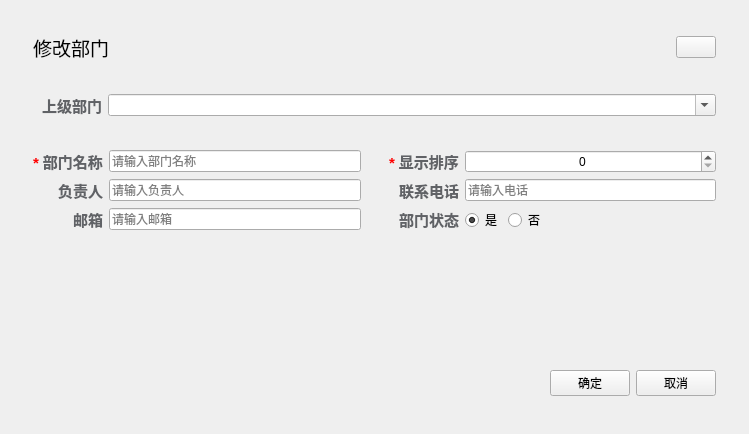
<?xml version="1.0" encoding="UTF-8"?>
<ui version="4.0">
 <class>DeptEditDlgClass</class>
 <widget class="QWidget" name="DeptEditDlgClass">
  <property name="geometry">
   <rect>
    <x>0</x>
    <y>0</y>
    <width>749</width>
    <height>434</height>
   </rect>
  </property>
  <property name="minimumSize">
   <size>
    <width>749</width>
    <height>0</height>
   </size>
  </property>
  <property name="maximumSize">
   <size>
    <width>749</width>
    <height>16777215</height>
   </size>
  </property>
  <property name="windowTitle">
   <string>DeptAddDlg</string>
  </property>
  <property name="styleSheet">
   <string notr="true"/>
  </property>
  <layout class="QVBoxLayout" name="verticalLayout">
   <item>
    <widget class="QWidget" name="container" native="true">
     <layout class="QVBoxLayout" name="verticalLayout_2">
      <item>
       <widget class="QWidget" name="widget" native="true">
        <property name="minimumSize">
         <size>
          <width>0</width>
          <height>50</height>
         </size>
        </property>
        <property name="maximumSize">
         <size>
          <width>16777215</width>
          <height>50</height>
         </size>
        </property>
        <layout class="QHBoxLayout" name="horizontalLayout">
         <item>
          <widget class="QLabel" name="label">
           <property name="text">
            <string>&lt;html&gt;&lt;head/&gt;&lt;body&gt;&lt;p&gt;&lt;span style=&quot; font-size:14pt;&quot;&gt;修改部门&lt;/span&gt;&lt;/p&gt;&lt;/body&gt;&lt;/html&gt;</string>
           </property>
          </widget>
         </item>
         <item>
          <spacer name="horizontalSpacer">
           <property name="orientation">
            <enum>Qt::Orientation::Horizontal</enum>
           </property>
           <property name="sizeHint" stdset="0">
            <size>
             <width>529</width>
             <height>20</height>
            </size>
           </property>
          </spacer>
         </item>
         <item>
          <widget class="QPushButton" name="closeBtn">
           <property name="text">
            <string/>
           </property>
          </widget>
         </item>
        </layout>
       </widget>
      </item>
      <item>
       <widget class="QWidget" name="widget_2" native="true">
        <property name="minimumSize">
         <size>
          <width>0</width>
          <height>55</height>
         </size>
        </property>
        <property name="maximumSize">
         <size>
          <width>16777215</width>
          <height>55</height>
         </size>
        </property>
        <layout class="QHBoxLayout" name="horizontalLayout_2">
         <property name="leftMargin">
          <number>20</number>
         </property>
         <item>
          <widget class="QLabel" name="label_14">
           <property name="text">
            <string>&lt;html&gt;&lt;head/&gt;&lt;body&gt;&lt;p&gt;&lt;span style=&quot; font-size:11pt; font-weight:700; color:#606266;&quot;&gt;上级部门&lt;/span&gt;&lt;/p&gt;&lt;/body&gt;&lt;/html&gt;</string>
           </property>
          </widget>
         </item>
         <item>
          <widget class="TreeComboBox" name="parentDeptCbx">
           <property name="sizePolicy">
            <sizepolicy hsizetype="Expanding" vsizetype="Fixed">
             <horstretch>0</horstretch>
             <verstretch>0</verstretch>
            </sizepolicy>
           </property>
           <property name="editable">
            <bool>true</bool>
           </property>
          </widget>
         </item>
        </layout>
       </widget>
      </item>
      <item>
       <widget class="QWidget" name="centeral" native="true">
        <layout class="QHBoxLayout" name="horizontalLayout_5">
         <property name="leftMargin">
          <number>0</number>
         </property>
         <property name="topMargin">
          <number>0</number>
         </property>
         <property name="rightMargin">
          <number>0</number>
         </property>
         <property name="bottomMargin">
          <number>0</number>
         </property>
         <item>
          <widget class="QWidget" name="widget_3" native="true">
           <layout class="QFormLayout" name="formLayout">
            <property name="labelAlignment">
             <set>Qt::AlignmentFlag::AlignRight|Qt::AlignmentFlag::AlignTrailing|Qt::AlignmentFlag::AlignVCenter</set>
            </property>
            <item row="0" column="0">
             <widget class="QLabel" name="label_9">
              <property name="text">
               <string>&lt;html&gt;&lt;head/&gt;&lt;body&gt;&lt;p&gt;&lt;span style=&quot; font-size:11pt; font-weight:700; color:#ff0000;&quot;&gt;* &lt;/span&gt;&lt;span style=&quot; font-size:11pt; font-weight:700; color:#606266;&quot;&gt;部门名称&lt;/span&gt;&lt;/p&gt;&lt;/body&gt;&lt;/html&gt;</string>
              </property>
             </widget>
            </item>
            <item row="0" column="1">
             <widget class="QLineEdit" name="deptNameEdit">
              <property name="placeholderText">
               <string>请输入部门名称</string>
              </property>
             </widget>
            </item>
            <item row="1" column="0">
             <widget class="QLabel" name="label_8">
              <property name="text">
               <string>&lt;html&gt;&lt;head/&gt;&lt;body&gt;&lt;p&gt;&lt;span style=&quot; font-size:11pt; font-weight:700; color:#606266;&quot;&gt;负责人&lt;/span&gt;&lt;/p&gt;&lt;/body&gt;&lt;/html&gt;</string>
              </property>
             </widget>
            </item>
            <item row="1" column="1">
             <widget class="QLineEdit" name="leaderEdit">
              <property name="placeholderText">
               <string>请输入负责人</string>
              </property>
             </widget>
            </item>
            <item row="2" column="0">
             <widget class="QLabel" name="label_10">
              <property name="text">
               <string>&lt;html&gt;&lt;head/&gt;&lt;body&gt;&lt;p&gt;&lt;span style=&quot; font-size:11pt; font-weight:700; color:#606266;&quot;&gt;邮箱&lt;/span&gt;&lt;/p&gt;&lt;/body&gt;&lt;/html&gt;</string>
              </property>
             </widget>
            </item>
            <item row="2" column="1">
             <widget class="QLineEdit" name="emailEdit">
              <property name="placeholderText">
               <string>请输入邮箱</string>
              </property>
             </widget>
            </item>
           </layout>
          </widget>
         </item>
         <item>
          <widget class="QWidget" name="widget_6" native="true">
           <layout class="QFormLayout" name="formLayout_2">
            <property name="labelAlignment">
             <set>Qt::AlignmentFlag::AlignRight|Qt::AlignmentFlag::AlignTrailing|Qt::AlignmentFlag::AlignVCenter</set>
            </property>
            <item row="0" column="0">
             <widget class="QLabel" name="label_11">
              <property name="text">
               <string>&lt;html&gt;&lt;head/&gt;&lt;body&gt;&lt;p&gt;&lt;span style=&quot; font-size:11pt; font-weight:700; color:#ff0000;&quot;&gt;* &lt;/span&gt;&lt;span style=&quot; font-size:11pt; font-weight:700; color:#606266;&quot;&gt;显示排序&lt;/span&gt;&lt;/p&gt;&lt;/body&gt;&lt;/html&gt;</string>
              </property>
             </widget>
            </item>
            <item row="0" column="1">
             <widget class="QSpinBox" name="orderNumBox">
              <property name="sizePolicy">
               <sizepolicy hsizetype="Expanding" vsizetype="Fixed">
                <horstretch>0</horstretch>
                <verstretch>0</verstretch>
               </sizepolicy>
              </property>
              <property name="alignment">
               <set>Qt::AlignmentFlag::AlignCenter</set>
              </property>
             </widget>
            </item>
            <item row="1" column="0">
             <widget class="QLabel" name="label_13">
              <property name="text">
               <string>&lt;html&gt;&lt;head/&gt;&lt;body&gt;&lt;p&gt;&lt;span style=&quot; font-size:11pt; font-weight:700; color:#606266;&quot;&gt;联系电话&lt;/span&gt;&lt;/p&gt;&lt;/body&gt;&lt;/html&gt;</string>
              </property>
             </widget>
            </item>
            <item row="1" column="1">
             <widget class="QLineEdit" name="phoneEdit">
              <property name="placeholderText">
               <string>请输入电话</string>
              </property>
             </widget>
            </item>
            <item row="2" column="0">
             <widget class="QLabel" name="label_12">
              <property name="text">
               <string>&lt;html&gt;&lt;head/&gt;&lt;body&gt;&lt;p&gt;&lt;span style=&quot; font-size:11pt; font-weight:700; color:#606266;&quot;&gt;部门状态&lt;/span&gt;&lt;/p&gt;&lt;/body&gt;&lt;/html&gt;</string>
              </property>
             </widget>
            </item>
            <item row="2" column="1">
             <layout class="QHBoxLayout" name="horizontalLayout_3">
              <item>
               <widget class="QRadioButton" name="statusRBtn_1">
                <property name="text">
                 <string>是</string>
                </property>
                <property name="checked">
                 <bool>true</bool>
                </property>
               </widget>
              </item>
              <item>
               <widget class="QRadioButton" name="statusRBtn_0">
                <property name="text">
                 <string>否</string>
                </property>
               </widget>
              </item>
              <item>
               <spacer name="horizontalSpacer_2">
                <property name="orientation">
                 <enum>Qt::Orientation::Horizontal</enum>
                </property>
                <property name="sizeHint" stdset="0">
                 <size>
                  <width>40</width>
                  <height>20</height>
                 </size>
                </property>
               </spacer>
              </item>
             </layout>
            </item>
           </layout>
          </widget>
         </item>
        </layout>
       </widget>
      </item>
      <item>
       <widget class="QWidget" name="widget_4" native="true"/>
      </item>
      <item>
       <spacer name="verticalSpacer">
        <property name="orientation">
         <enum>Qt::Orientation::Vertical</enum>
        </property>
        <property name="sizeHint" stdset="0">
         <size>
          <width>20</width>
          <height>40</height>
         </size>
        </property>
       </spacer>
      </item>
      <item>
       <widget class="QWidget" name="widget_5" native="true">
        <property name="minimumSize">
         <size>
          <width>0</width>
          <height>58</height>
         </size>
        </property>
        <property name="maximumSize">
         <size>
          <width>16777215</width>
          <height>58</height>
         </size>
        </property>
        <layout class="QHBoxLayout" name="horizontalLayout_4">
         <item>
          <spacer name="horizontalSpacer_3">
           <property name="orientation">
            <enum>Qt::Orientation::Horizontal</enum>
           </property>
           <property name="sizeHint" stdset="0">
            <size>
             <width>530</width>
             <height>20</height>
            </size>
           </property>
          </spacer>
         </item>
         <item>
          <widget class="QPushButton" name="okBtn">
           <property name="text">
            <string>确定</string>
           </property>
          </widget>
         </item>
         <item>
          <widget class="QPushButton" name="cancelBtn">
           <property name="text">
            <string>取消</string>
           </property>
          </widget>
         </item>
        </layout>
       </widget>
      </item>
     </layout>
    </widget>
   </item>
  </layout>
 </widget>
 <layoutdefault spacing="6" margin="11"/>
 <customwidgets>
  <customwidget>
   <class>TreeComboBox</class>
   <extends>QComboBox</extends>
   <header>common/widgets/treecombobox.h</header>
  </customwidget>
 </customwidgets>
 <resources>
  <include location="../../Resource.qrc"/>
 </resources>
 <connections>
  <connection>
   <sender>closeBtn</sender>
   <signal>clicked(bool)</signal>
   <receiver>DeptEditDlgClass</receiver>
   <slot>close()</slot>
   <hints>
    <hint type="sourcelabel">
     <x>701</x>
     <y>42</y>
    </hint>
    <hint type="destinationlabel">
     <x>374</x>
     <y>363</y>
    </hint>
   </hints>
  </connection>
  <connection>
   <sender>cancelBtn</sender>
   <signal>clicked()</signal>
   <receiver>DeptEditDlgClass</receiver>
   <slot>close()</slot>
   <hints>
    <hint type="sourcelabel">
     <x>684</x>
     <y>680</y>
    </hint>
    <hint type="destinationlabel">
     <x>374</x>
     <y>363</y>
    </hint>
   </hints>
  </connection>
 </connections>
</ui>
